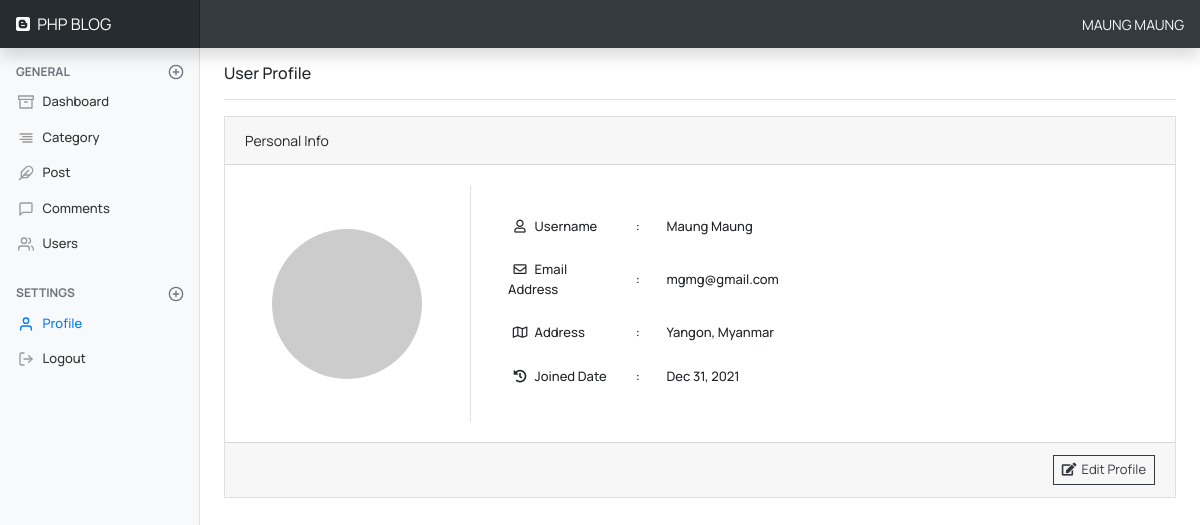
/admin/profile_index.php (signed in), run on the app's committed database.
### tables this page shows
CREATE TABLE `users` (
  `id` int unsigned NOT NULL AUTO_INCREMENT,
  `name` varchar(255) NOT NULL,
  `email` varchar(255) NOT NULL,
  `role` varchar(255) NOT NULL,
  `password` varchar(255) NOT NULL,
  `image` varchar(255) DEFAULT NULL,
  `address` text,
  `created_at` timestamp NULL DEFAULT CURRENT_TIMESTAMP,
  `updated_at` timestamp NULL DEFAULT CURRENT_TIMESTAMP,
  PRIMARY KEY (`id`),
  UNIQUE KEY `email_UNIQUE` (`email`)
);

### admin/include_admin/header_include.php (called while the page is built, shortened)
<?php
if( isset($_SESSION['auth_user']) ){
    $auth_user = (object) $_SESSION['auth_user'];
}else{
    redirect_back();
    show_alert_message('You Must Login to View Admin Dashboard', 'info');
    header('location: ../login.php');
    exit();
}
?>

### admin/include_admin/functions.php (called while the page is built, shortened)
<?php
function get_user($id)
{
    global $conn;
    $result = mysqli_query($conn, "SELECT * FROM users WHERE id=$id");
    $user   = mysqli_fetch_object($result);
    return $user;
}

### admin/profile_index.php (the view, shortened to what this page needs)
<?php
include('include_admin/header.php');
include('include_admin/nav.php');
$user = get_user($auth_user->id);
?>
<div class="container-fluid">
    <div class="row">
        <?php include('include_admin/sidebar.php'); ?>
        <main role="main" class="col-md-9 ml-sm-auto col-lg-10 px-md-4">
            <div class="d-flex justify-content-between flex-wrap flex-md-nowrap align-items-center pt-3 pb-2 mb-3 border-bottom">
                <h6>User Profile</h6>
            </div>
            <div class="row">
                <div class="col-md-12 mb-5">
                    <div class="card rounded-0">
                        <div class="card-header">
                            <div class=" d-flex justify-content-between align-items-center">
                                <p class="mb-0 py-1 card-ttl">
                                    Personal Info
                                </p>
                            </div>
                        </div>
                        <div class="card-body">
                            <div class="form-row align-items-center">
                                <div class="col-3">
                                    <div class="card border-0">
                                        <div class="card-body text-center">
                                        <?php if($user->image): ?>
                                            <img src="uploads/user/<?=$user->image?>" alt="<?= ucwords($user->name); ?>"
                                            class="rounded-circle img-fluid" width="150">
                                        <?php else: ?>
                                            <img src="https://ui-avatars.com/api/?background=006699&color=fff&name=<?= $user->name ?>"
                                            class="img-fluid rounded-circle align-self-center mr-3" width="150" height="150">
                                        <?php endif; ?>
                                        </div>
                                    </div>
                                </div>
                                <div class="col-9 border-left">
                                    <div class="card border-0">
                                        <div class="card-body">
                                            <table class="table table-borderless personal-info-tbl">
                                                <tr>
                                                    <td>
                                                        <span class="text-center"><i class="far fa-user"></i></span>
                                                        Username
                                                    </td>
                                                    <td>
                                                        : <span><?= $user->name ?></span>
                                                    </td>
                                                </tr>
                                                <tr>
                                                    <td>
                                                        <span class="text-center"><i class="far fa-envelope"></i></span>
                                                        Email Address
                                                    </td>
                                                    <td>
                                                        : <span><?= $user->email ?></span>
                                                    </td>
                                                </tr>
                                                <tr>
                                                    <td>
                                                        <span class="text-center"><i class="far fa-map"></i></span>
                                                        Address
                                                    </td>
                                                    <td>
                                                        : <span><?= $user->address ?></span>
                                                    </td>
                                                </tr>
                                                <tr>
                                                    <td>
                                                        <span class="text-center"><i class="fas fa-history"></i></span>
                                                        Joined Date
                                                    </td>
                                                    <td>
                                                        : <span><?= date("M d, Y", strtotime($user->created_at)) ?></span>
                                                    </td>
                                                </tr>
                                            </table>
                                        </div>
                                    </div>
                                </div>
                            </div>
                        </div>
                        <div class="card-footer">
                            <a href="profile_edit.php?edit_profile_id=<?=$user->id?>" class="btn btn-sm btn-outline-dark float-right rounded-0">
                                <i class="fa fa-edit"></i>&nbsp;
                                Edit Profile
                            </a>
                        </div>
                    </div>
                </div>
            </div>
        </main>
    </div>
</div>
<?php include('include_admin/footer.php'); ?>

### admin/assets/css/dashboard.css (style rules this page uses)
body { font-family: 'Rubik', sans-serif; font-size: .875rem; }

### admin/include_admin/header.php (style rules this page uses)
* { font-family: 'Manrope', sans-serif; }
table, table th, .table-title, .card-custom-title { font-size: 13px; font-weight: 500; }
table tr td { vertical-align: middle !important; }
.card { border-radius: 0; }
.card-header { padding: 0.55rem 1.25rem !important; }
.btn-sm { font-size: 13px; }
.personal-info-tbl span i { width: 24px; display: inline-block; }
.personal-info-tbl tr td:first-child { width: 20%; }
.personal-info-tbl tr td:nth-child(2) span { padding-left: 24px; }
.personal-info-tbl tr:last-child td { padding-bottom: 0; }

### data on the page
users: name "Maung Maung", email "mgmg@gmail.com", address "Yangon, Myanmar", created_at "Dec 31, 2021"

### other printed values
$auth_user->name "MAUNG MAUNG"
